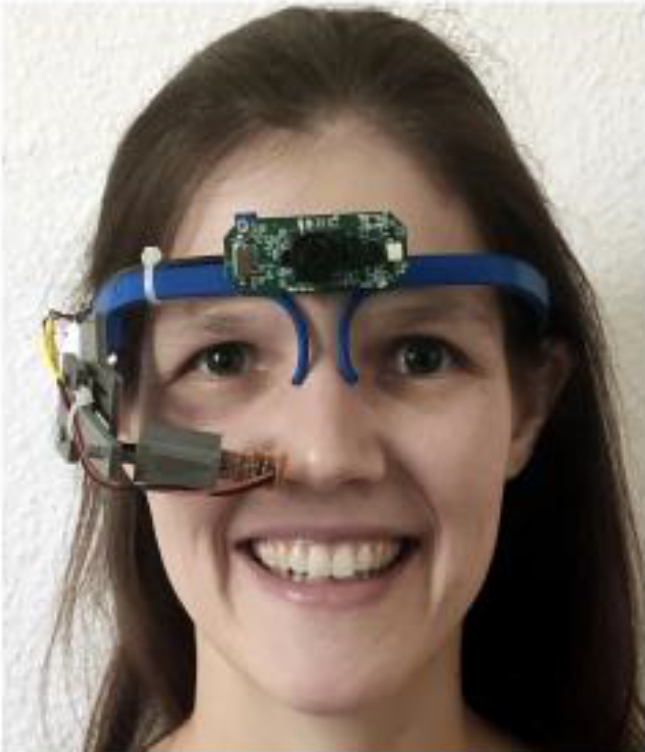
#> input picture image/eye-glasses.png, 645 x 752 px, given in place of output3aa.mp4, which was not available
$ python main-detection.py
#> lines starting #> are read from the running program, lines starting #| are printed output that depends on the picture; after the words box and inside, x2 and y2 are one past the last pixel; in counts of white or black regions, pixels touching at a corner belong together; pictures that were not available may be replaced by others from this repository, and a replacement may not be noted
import cv2
import numpy as np
import random as rng
import math
import time

video_path = 'output3aa.mp4'  # Replace with your video file path
cap = cv2.VideoCapture(video_path)

while cap.isOpened():

    ret, frame = cap.read()
#> frame is the input picture: shape (752, 645, 3); mean B, G, R 110.5, 119.4, 132.1

    if not ret:
        break
    t1 = time.time()
    roi = frame[0:350, 0:500]
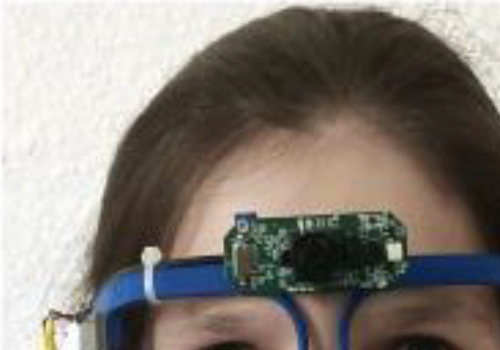
#> roi: shape (350, 500, 3); mean B, G, R 118.9, 126.5, 133.6
    gray = cv2.cvtColor(roi, cv2.COLOR_BGR2GRAY)
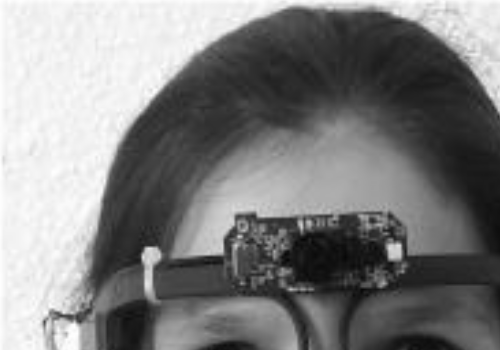
#> gray: shape (350, 500); min 4, max 254, mean 127.8
    cl1 = cv2.createCLAHE(clipLimit=8, tileGridSize=(8, 8))
    clahe = cl1.apply(gray)
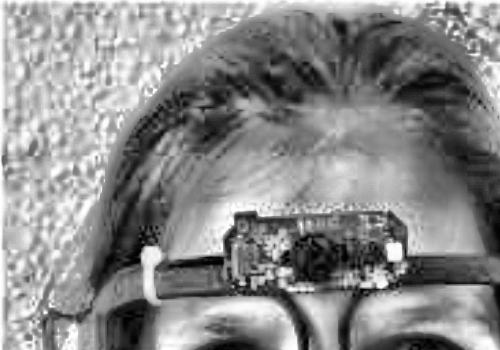
#> clahe: shape (350, 500); min 0, max 255, mean 137.8
    blur = cv2.medianBlur(clahe,17)
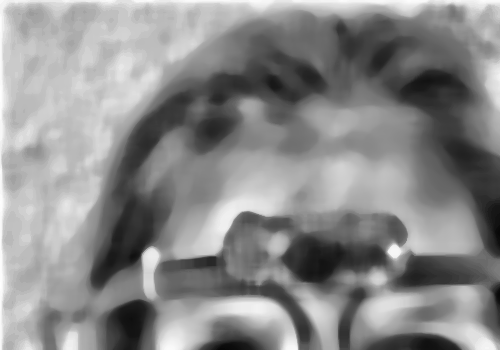
#> blur: shape (350, 500); min 7, max 255, mean 138.5
    blurred = cv2.GaussianBlur(blur, (21, 21), 1.5, 1.5, cv2.BORDER_REPLICATE)
    t3 = time.time()
    edges = cv2.Canny(blurred, threshold1=55, threshold2=100)
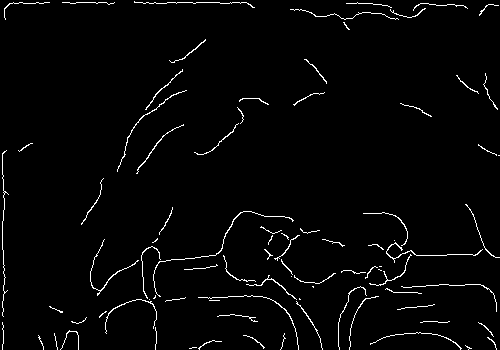
#> edges: shape (350, 500); 2.4% white in thin lines or dots

    t4 = time.time()
    kernel = cv2.getStructuringElement(cv2.MORPH_ELLIPSE, (10,10))
    output = cv2.morphologyEx(edges, cv2.MORPH_CLOSE, kernel)
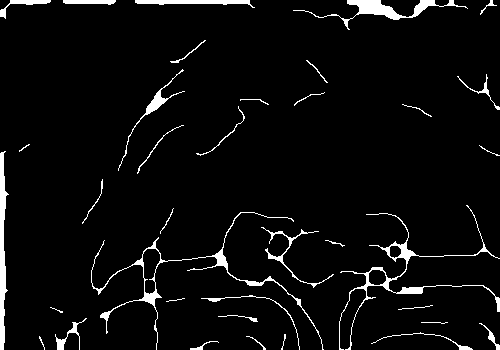
#> output: shape (350, 500); 4.4% white; 36 white regions (3 under 20 px), largest, box (x1, y1, x2, y2) and area: (91, 212, 324, 350) 1287, (339, 205, 500, 350) 1278, (0, 151, 9, 350) 967

    _contours, _ = cv2.findContours(output, cv2.RETR_LIST, cv2.CHAIN_APPROX_TC89_KCOS)
    drawing = np.copy(roi)
    _drawing = np.copy(roi)

    _contours_filtered = []

    # FINDING CIRCULAR CONTOURS
    for contour_index, contour in enumerate(_contours):
        convex_hull = cv2.convexHull(contour)
        area_hull = cv2.contourArea(convex_hull)

        if area_hull>280:
            # print(area_hull)
            circumference_hull = cv2.arcLength(convex_hull, True)

            if circumference_hull <= 300:
                circularity_hull = (4 * np.pi * area_hull) / circumference_hull ** 2
                if  circularity_hull > 0.85:
                    # print(circularity_hull)
                    _contours_filtered.append(convex_hull)
#> this loop made 39 passes
#> (area_hull, circumference_hull, circularity_hull) on passes 5, 8, 13, 15, 18, 26, 27, 31, 32, 37, 39: (950.5, 207.2, 0.278), (641.5, 104.3, 0.741), (2207, 241.7, 0.475), (657.5, 110.7, 0.675), (2843.5, 212.2, 0.793), (335, 135.7, 0.229), (676, 139.7, 0.436), (614.5, 120.5, 0.532), (1653, 246.5, 0.342), (590, 243.9, 0.125), (471.5, 114.2, 0.454)
#> (area_hull, circumference_hull) on passes 19, 21, 23, 36: (26076.5, 643.1), (17859.5, 521.6), (1305, 402.7), (2955, 356.2)

    min_circularity = 1.5
    min_circularity_circle = None

    minEllipse = [cv2.fitEllipse(c) for c in _contours_filtered]
#> minEllipse = []

    # SELECTING THE BEST CIRCULAR CONTOUR ie. PUPIL
    for i, ellipse in enumerate(minEllipse):
        circumference = cv2.arcLength(_contours_filtered[i], True)
        circularity = circumference ** 2 / (4 * math.pi * cv2.contourArea(_contours_filtered[i]))

        if circularity < min_circularity:
            min_circularity = circularity
            min_circularity_circle = ellipse
#> this loop made 0 passes
#> after the loop, min_circularity = 1.5
            # print(ellipse)

    # DRAWING THE PUPIL
    if min_circularity_circle is not None:
        contour_points = cv2.ellipse2Poly((int(min_circularity_circle[0][0]), int(min_circularity_circle[0][1])),
                                          (int(min_circularity_circle[1][0] / 2), int(min_circularity_circle[1][1] / 2)),
                                          int(min_circularity_circle[2]), 0, 360, 1)
        m = cv2.moments(contour_points)
        if m['m00'] != 0:
            center = (int(m['m10'] / m['m00']), int(m['m01'] / m['m00']))
            cv2.circle(_drawing, center, 3, (0, 255, 0), -1)
        try:
            cv2.ellipse(_drawing, box=min_circularity_circle, color=(0, 255, 0),thickness = 2)
        except:
            pass


    t2 = time.time()
    cv2.putText(_drawing,"FPS : {:.2f}".format((t2-t1)),(5,150),cv2.FONT_HERSHEY_SIMPLEX,0.6,(0,255,255),2)
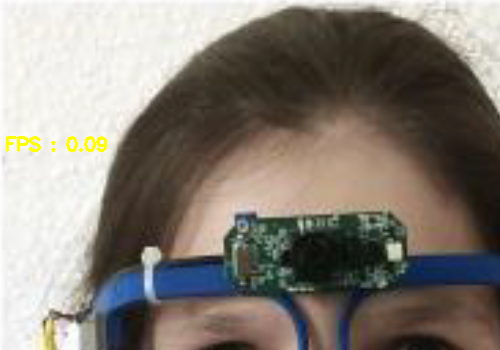
#> _drawing: shape (350, 500, 3); 0.37% of pixels changed, all inside (x1, y1, x2, y2) = (6, 136, 107, 152)
    # print(t4-t3)
    cv2.imshow('gray2', blurred)
    cv2.imshow('edges', edges)
    cv2.imshow('circles', _drawing)

    if cv2.waitKey(10) & 0xFF == 27:
#> (key Esc is pressed here)
        break

cap.release()
cv2.destroyAllWindows()
